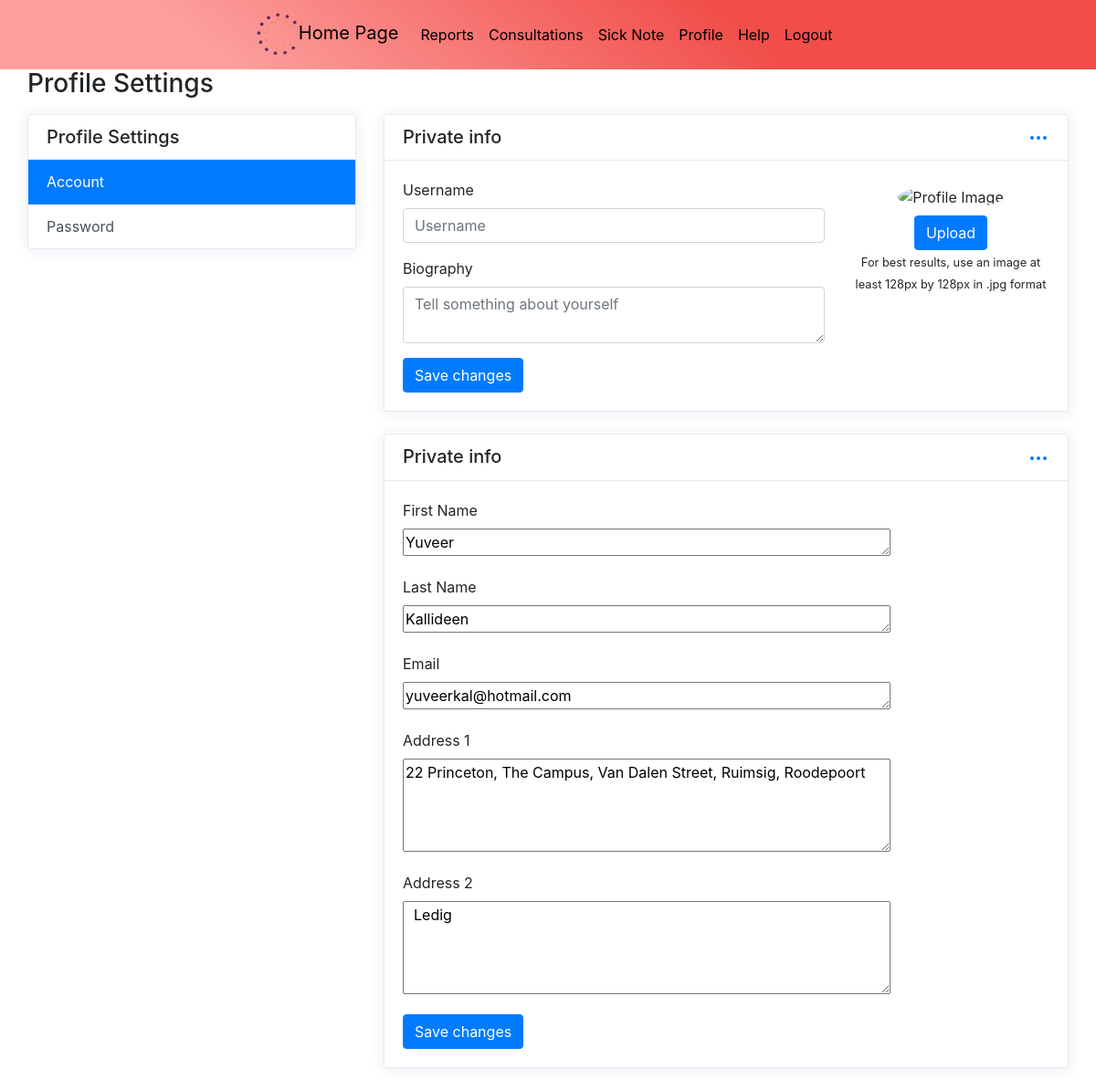
/patient_profile.php (signed in), run on the app's committed database.
### tables this page shows
CREATE TABLE `patient` (
  `patient_id` int(255) NOT NULL,
  `title` varchar(255) NOT NULL,
  `initials` varchar(255) NOT NULL,
  `first_name` varchar(255) NOT NULL,
  `last_name` varchar(255) NOT NULL,
  `address_1` varchar(255) NOT NULL,
  `address_2` varchar(255) NOT NULL,
  `medical_aid_name` varchar(255) NOT NULL,
  `medical_aid_number` varchar(255) NOT NULL,
  `id_number` varchar(255) NOT NULL,
  `employer` varchar(255) NOT NULL,
  `work_phone` varchar(255) NOT NULL,
  `home_phone` varchar(255) NOT NULL,
  `cell_phone` varchar(255) NOT NULL,
  `referred_by` varchar(255) NOT NULL,
  `gender` varchar(255) NOT NULL,
  `email` varchar(255) NOT NULL,
  `password` varchar(255) NOT NULL,
  `date_of_birth` date DEFAULT NULL
);

### patient_profile.php (the view, shortened to what this page needs)
<?php
include_once('header1.php');
require_once('connection.php');
$id = $_SESSION['patient_id'];
$fname = $lname = $email = $gender = '';
$sql = "SELECT * FROM patient WHERE patient_id='$id'";
$result = mysqli_query($conn, $sql);
if (mysqli_num_rows($result) > 0) {
    while ($row = mysqli_fetch_assoc($result)) {
        $fname = $row["first_name"];
        $lname = $row["last_name"];
        $email = $row["email"];
        $address_1 = $row["address_1"];
        $address_2 = $row["address_2"];
    }
}
?>
<!DOCTYPE html>
<html lang="en">
<head>
    <link href="http://netdna.bootstrapcdn.com/bootstrap/4.1.1/css/bootstrap.min.css" rel="stylesheet">
</head>
<body style="padding-top:150px;" >
    <div class="container p-0">
        <h1 class="h3 mb-3"> Profile Settings</h1>
        <div class="row">
            <div class="col-md-5 col-xl-4">
                <div class="card">
                    <div class="card-header">
                        <h5 class="card-title mb-0">Profile Settings</h5>
                    </div>
                    <div class="list-group list-group-flush" role="tablist">
                        <a class="list-group-item list-group-item-action active" data-toggle="list" href="#account" role="tab">
                            Account
                        </a>
                        <a class="list-group-item list-group-item-action" data-toggle="list" href="#password" role="tab">
                            Password
                        </a>
                    </div>
                </div>
            </div>
            <div class="col-md-7 col-xl-8">
                <div class="tab-content">
                    <div class="tab-pane fade show active" id="account" role="tabpanel">
                        <div class="card">
                            <div class="card-header">
                                <div class="card-actions float-right">
                                    <div class="dropdown show">
                                        <a href="#" data-toggle="dropdown" data-display="static">
                                        </a>
                                    </div>
                                </div>
                                <h5 class="card-title mb-0">Private info</h5>
                            </div>
                            <div class="card-body">
                                <form>
                                    <div class="row">
                                        <div class="col-md-8">
                                            <div class="form-group">
                                                <label for="inputUsername">Username</label>
                                                <input type="text" class="form-control" id="inputUsername" placeholder="Username">
                                            </div>
                                            <div class="form-group">
                                                <label for="inputUsername">Biography</label>
                                                <textarea rows="2" class="form-control" id="inputBio" placeholder="Tell something about yourself"></textarea>
                                            </div>
                                        </div>
                                        <div class="col-md-4">
                                            <div class="text-center">
                                                <img alt="Profile Image" src="https://abload.de/img/profiletemprbj21.png" class="rounded-circle img-responsive mt-2" width="128" height="128">
                                                <div class="mt-2">
                                                    <button class="btn btn-primary">Upload</button>
                                                </div>
                                                <small>For best results, use an image at least 128px by 128px in .jpg format</small>
                                            </div>
                                        </div>
                                    </div>
                                    <button type="submit" class="btn btn-primary">Save changes</button>
                                </form>
                            </div>
                        </div>
                        <div class="card">
                            <div class="card-header">
                                <div class="card-actions float-right">
                                    <div class="dropdown show">
                                        <a href="#" data-toggle="dropdown" data-display="static">
                                        </a>
                                    </div>
                                </div>
                                <h5 class="card-title mb-0">Private info</h5>
                            </div>
                            <div class="card-body">
                                <form method="POST">
                                    <label for="w3review">First Name</label>
                                    <div class="form-group">
                                        <textarea id="first_name" name="first_name" rows="1" cols="50"><?php echo strval($fname) ?> </textarea>
                                    </div>
                                    <label for="w3review">Last Name </label>
                                    <div class="form-group">
                                        <textarea id="last_name" name="last_name" rows="1" cols="50"><?php echo strval($lname) ?> </textarea>
                                    </div>
                                    <label for="w3review">Email</label>
                                    <div class="form-group">
                                        <textarea id="address_1" name="email" rows="1" cols="50"><?php echo strval($email) ?> </textarea>
                                    </div>
                                    <label for="w3review">Address 1</label>
                                    <div class="form-group">
                                        <textarea id="address_1" name="address_1" rows="4" cols="50"><?php echo strval($address_1) ?> </textarea>
                                    </div>
                                    <label for="w3review">Address 2</label>
                                    <div class="form-group">
                                        <textarea id="address_2" name="address_2" rows="4" cols="50"><?php echo strval($address_2) ?> </textarea>
                                    </div>
                                    <button type="submit" class="btn btn-primary" name="save">Save changes</button>
                                </form>
                            </div>
                        </div>
                    </div>
                </div>
            </div>
        </div>
    </div>
</body>
</html>

### nav.css (style rules this page uses)
* { margin: 0%; }

### header1.php (style rules this page uses)
.list-group-item.active { z-index: 2; color: #fff; background-color: #342ac1; border-color: #007bff; }
.btn-primary { background-color: #3c50c1; border-color: #3c50c1; }

### patient_profile.php (style rules this page uses)
body { background: #ffffff; }
.card { margin-bottom: 1.5rem; box-shadow: 0 1px 15px 1px rgba(52, 40, 104, .08); }
.card { position: relative; display: -ms-flexbox; display: flex; -ms-flex-direction: column; flex-direction: column; min-width: 0; word-wrap: break-word; background-color: #fff; background-clip: border-box; border: 1px solid #e5e9f2; border-radius: .2rem; }
.card-header:first-child { border-radius: calc(.2rem - 1px) calc(.2rem - 1px) 0 0; }
.card-header { border-bottom-width: 1px; }
.card-header { padding: .75rem 1.25rem; margin-bottom: 0; color: inherit; background-color: #fff; border-bottom: 1px solid #f2e5e5; }

### data on the page
patient: first_name "Yuveer", last_name "Kallideen", email "yuveerkal@hotmail.com", address_1 "22 Princeton, The Campus, Van Dalen Street, Ruimsig, Roodepoort", address_2 "Ledig"
